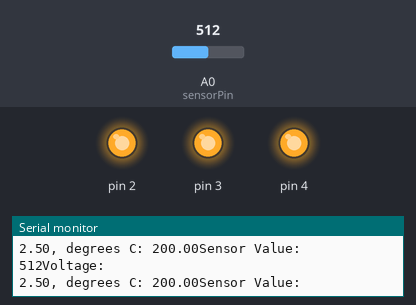
A sketch run on a simulated Arduino Uno, built with avr-gcc and run on an emulated ATmega328P. Shown: output pins drawn as LEDs (lit = HIGH), the last lines printed to the serial monitor. The inputs (shaded band) are chosen by the test bench; at power-on: A0 (sensorPin) = 512.

Above: at 1.2 s.
1.3 s: A0 (sensorPin) set to 171
4.3 s: A0 (sensorPin) set to 161
At 4.9 s:
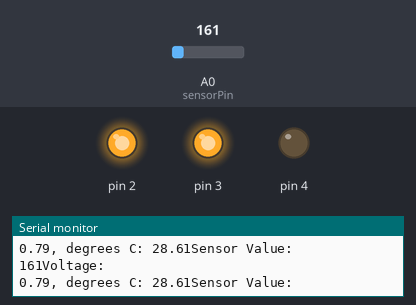
5.8 s: A0 (sensorPin) set to 122
At 6.9 s:
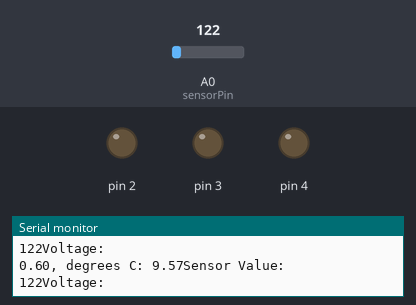
7.3 s: A0 (sensorPin) set to 306
At 8.3 s:
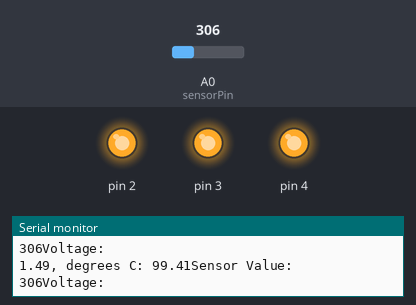
8.8 s: A0 (sensorPin) set to 0
At 9.9 s:
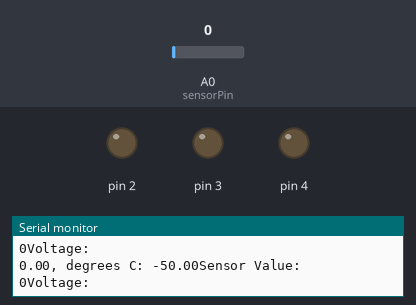
Timing chart, 0 to 11.4 s (numbered marks = the images above; inputs shaded):
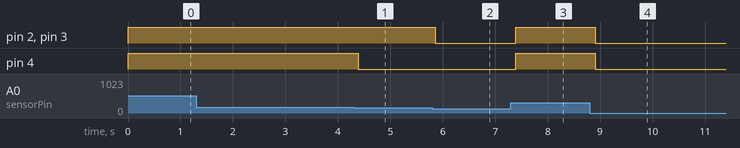

The sketch:

sketch_Project3.ino
```cpp
const int sensorPin = A0;
const float bTempr = 25.0;

void setup() {
  Serial.begin(9600); //open a serial port
  for(int pinNumber = 2; pinNumber < 5; pinNumber++){
    pinMode(pinNumber,OUTPUT);
    digitalWrite(pinNumber, LOW);
  }
}

void loop() {
 int sensorVal = analogRead(sensorPin);

 Serial.println("Sensor Value: ");
 Serial.print(sensorVal);
 //convert ADC reading to voltage
 float voltage = (sensorVal/1024.0) * 5;
 Serial.println("Voltage: ");
 Serial.print(voltage);
 Serial.print(", degrees C: ");
 //convert voltage to temp
 float tempr = (voltage - .5) * 100;
 Serial.print(tempr);

 if(tempr < bTempr){
   digitalWrite(2,LOW);
   digitalWrite(3,LOW);
   digitalWrite(4,LOW);
 }
 else if(tempr >= bTempr && tempr < bTempr+2){
   digitalWrite(2,HIGH);
   digitalWrite(3,LOW);
   digitalWrite(4,LOW);
 }
 else if(tempr >= bTempr+2 && tempr < bTempr+4){
   digitalWrite(2,HIGH);
   digitalWrite(3,HIGH);
   digitalWrite(4,LOW);
 }
 else if(tempr >= bTempr+4){
   digitalWrite(2,HIGH);
   digitalWrite(3,HIGH);
   digitalWrite(4,HIGH);
 }
 delay(1);


}
```

Measured:
- the behaviour switches between 162 and 161 on A0 (sensorPin) (found by bisection; images 0 and 1)
- after the input at 4.3 s, pin 4: HIGH → LOW after 0.09 s
- after the input at 5.8 s, pin 2, pin 3: HIGH → LOW after 0.05 s
- after the input at 7.3 s, pin 2–4: LOW → HIGH after 0.09 s
- after the input at 8.8 s, pin 2–4: HIGH → LOW after 0.10 s
